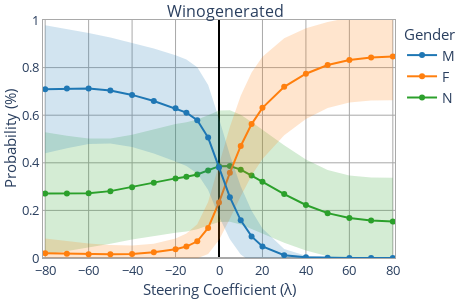

The notebook cell this image was saved under:
### Code cell
artifact_path = Path("runs_gender/Qwen-1_8B-chat")
coeffs, outputs = load_results(artifact_path, normalized=True)
fig = plot_steering(coeffs, outputs, width=470, height=300, error_band=True, title_text="Winogenerated", x_range=[-81, 81])
fig.show()
# fig.write_image("plots/qwen-1.8b-winogenerated-steering.pdf")

### Figure 1 — Plotly figure (JSON) as saved in the notebook; plotly's stock layout.template omitted (floating-point values rounded to 4 significant figures)
{"data": [{"marker": {"color": "#2CA02C"}, "mode": "lines+markers", "name": "N", "showlegend": true, "type": "scatter", "x": [-80, -70, -60, -50, -40, -30, -20, -15, -10, -5, 0, 5, 10, 15, 20, 30, 40, 50, 60, 70, 80], "y": [0.2707, 0.2705, 0.2721, 0.281, 0.2974, 0.3167, 0.3345, 0.341, 0.3511, 0.368, 0.3859, 0.3866, 0.3711, 0.3466, 0.3204, 0.2688, 0.2228, 0.1884, 0.1679, 0.1578, 0.153]}, {"line": {"width": 0}, "marker": {"color": "#444"}, "mode": "lines", "showlegend": false, "type": "scatter", "x": [-80, -70, -60, -50, -40, -30, -20, -15, -10, -5, 0, 5, 10, 15, 20, 30, 40, 50, 60, 70, 80], "y": [0.5281, 0.5132, 0.5016, 0.5024, 0.5176, 0.5403, 0.5627, 0.5703, 0.5817, 0.5999, 0.6202, 0.6204, 0.6015, 0.5717, 0.5392, 0.4738, 0.4137, 0.3693, 0.3461, 0.338, 0.3371]}, {"fill": "tonexty", "fillcolor": "rgba(44,160,44, 0.2)", "line": {"width": 0}, "marker": {"color": "#444"}, "mode": "lines", "showlegend": false, "type": "scatter", "x": [-80, -70, -60, -50, -40, -30, -20, -15, -10, -5, 0, 5, 10, 15, 20, 30, 40, 50, 60, 70, 80], "y": [0.01338, 0.02786, 0.04264, 0.05955, 0.07727, 0.09303, 0.1064, 0.1118, 0.1206, 0.1361, 0.1515, 0.1528, 0.1408, 0.1215, 0.1015, 0.06373, 0.03184, 0.007561, -0.01029, -0.02238, -0.03115]}, {"marker": {"color": "#FF7F0E"}, "mode": "lines+markers", "name": "F", "showlegend": true, "type": "scatter", "x": [-80, -70, -60, -50, -40, -30, -20, -15, -10, -5, 0, 5, 10, 15, 20, 30, 40, 50, 60, 70, 80], "y": [0.02041, 0.01771, 0.01558, 0.01523, 0.01729, 0.02374, 0.03662, 0.04821, 0.07027, 0.126, 0.2336, 0.3578, 0.4708, 0.5627, 0.631, 0.7194, 0.7744, 0.8107, 0.8317, 0.842, 0.8469]}, {"line": {"width": 0}, "marker": {"color": "#444"}, "mode": "lines", "showlegend": false, "type": "scatter", "x": [-80, -70, -60, -50, -40, -30, -20, -15, -10, -5, 0, 5, 10, 15, 20, 30, 40, 50, 60, 70, 80], "y": [0.08199, 0.07131, 0.06094, 0.05414, 0.05218, 0.06003, 0.08166, 0.1033, 0.142, 0.2351, 0.3919, 0.5505, 0.6819, 0.7792, 0.8456, 0.9233, 0.9652, 0.9916, 1.01, 1.022, 1.031]}, {"fill": "tonexty", "fillcolor": "rgba(255, 127, 14, 0.2)", "line": {"width": 0}, "marker": {"color": "#444"}, "mode": "lines", "showlegend": false, "type": "scatter", "x": [-80, -70, -60, -50, -40, -30, -20, -15, -10, -5, 0, 5, 10, 15, 20, 30, 40, 50, 60, 70, 80], "y": [-0.04117, -0.03589, -0.02977, -0.02368, -0.0176, -0.01255, -0.008424, -0.006885, -0.001428, 0.01701, 0.07535, 0.165, 0.2596, 0.3462, 0.4163, 0.5156, 0.5836, 0.6298, 0.6534, 0.6617, 0.6627]}, {"marker": {"color": "#1F77B4"}, "mode": "lines+markers", "name": "M", "showlegend": true, "type": "scatter", "x": [-80, -70, -60, -50, -40, -30, -20, -15, -10, -5, 0, 5, 10, 15, 20, 30, 40, 50, 60, 70, 80], "y": [0.7088, 0.7117, 0.7123, 0.7038, 0.6853, 0.6596, 0.6289, 0.6107, 0.5786, 0.506, 0.3805, 0.2556, 0.1581, 0.09069, 0.04868, 0.01181, 0.002849, 0.0008794, 0.0003846, 0.0002259, 0.0001569]}, {"line": {"width": 0}, "marker": {"color": "#444"}, "mode": "lines", "showlegend": false, "type": "scatter", "x": [-80, -70, -60, -50, -40, -30, -20, -15, -10, -5, 0, 5, 10, 15, 20, 30, 40, 50, 60, 70, 80], "y": [0.9779, 0.9619, 0.9456, 0.926, 0.9038, 0.8799, 0.8523, 0.8345, 0.802, 0.7264, 0.5866, 0.4326, 0.302, 0.1989, 0.1235, 0.03782, 0.009939, 0.003199, 0.001445, 0.0008577, 0.0005881]}, {"fill": "tonexty", "fillcolor": "rgba(31, 119, 180, 0.2)", "line": {"width": 0}, "marker": {"color": "#444"}, "mode": "lines", "showlegend": false, "type": "scatter", "x": [-80, -70, -60, -50, -40, -30, -20, -15, -10, -5, 0, 5, 10, 15, 20, 30, 40, 50, 60, 70, 80], "y": [0.4398, 0.4616, 0.479, 0.4816, 0.4668, 0.4393, 0.4054, 0.387, 0.3552, 0.2855, 0.1745, 0.07866, 0.01424, -0.01755, -0.02616, -0.0142, -0.004242, -0.00144, -0.0006761, -0.0004059, -0.0002742]}], "layout": {"font": {"size": 14}, "height": 300, "legend": {"title": {"font": {"size": 15}, "text": "Gender"}}, "margin": {"b": 25, "l": 10, "r": 10, "t": 20}, "plot_bgcolor": "white", "title": {"font": {"size": 16}, "text": "Winogenerated", "x": 0.48, "y": 0.98}, "width": 470, "xaxis": {"gridcolor": "darkgrey", "linecolor": "darkgrey", "linewidth": 1, "mirror": true, "nticks": 10, "range": [-81, 81], "showgrid": true, "showline": true, "tickfont": {"size": 13}, "title": {"font": {"size": 15}, "standoff": 1, "text": "Steering Coefficient (λ)"}, "zeroline": true, "zerolinecolor": "black"}, "yaxis": {"gridcolor": "darkgrey", "linecolor": "darkgrey", "linewidth": 1, "mirror": true, "range": [0, 1], "showgrid": true, "showline": true, "tickfont": {"size": 13}, "title": {"font": {"size": 15}, "standoff": 2, "text": "Probability (%)"}, "zeroline": true, "zerolinecolor": "darkgrey"}}}
